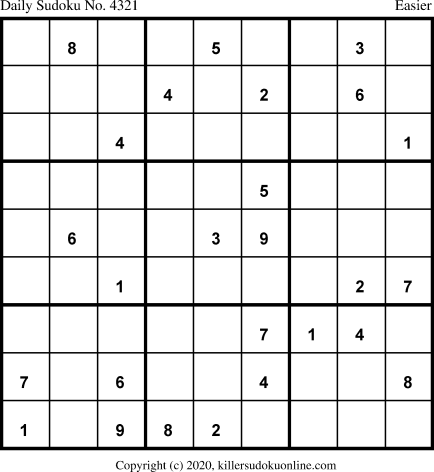
#> input picture Regular/r_1.jpg, 434 x 472 px
$ python -i cellExtractor.py   (imports and definitions only)
#> lines starting #> are read from the running program, lines starting #| are printed output that depends on the picture; after the words box and inside, x2 and y2 are one past the last pixel; in counts of white or black regions, pixels touching at a corner belong together
#> further down, picture is the input picture: shape (472, 434, 3); min 0, max 255, mean 228.6
#This is to extract the cells from solutions grids of regular sudoku for training.
#Tried different OCR, but none of them managed properly

import requests
from bs4 import BeautifulSoup
import os
from urllib.parse import urljoin
from datetime import datetime, timedelta
import cv2
from PIL import Image

# Get the sudoku from killersudokuonline archiges
BASE_URL = "https://www.killersudokuonline.com/archives"

# Pick some dates to get the dailies. Easier to use datetime and format
START_DATE = datetime(2020, 1, 1)
END_DATE = datetime(2020, 1, 20)

# Put the solved and unsolved versions in 2 different folders
GRID_FOLDER = "Grid_GT"
TRAINING_FOLDER = "Training-GT"


# Create the folders if they don't exist
# [2 lines not run here, left out]


# Counters for different sections (killersudoku, GreaterThansudoku and Regularsudoku
k_count = 1
gt_count = 1
r_count = 1

# [44 lines left out: functions convert_jpg_to_png, locate_images, download_image, not called in this run]


def preprocess_image(img):
    # Convert to grayscale
    gray = cv2.cvtColor(img, cv2.COLOR_BGR2GRAY)

    # Apply Gaussian Blur
    blurred = cv2.GaussianBlur(gray, (5, 5), 0)
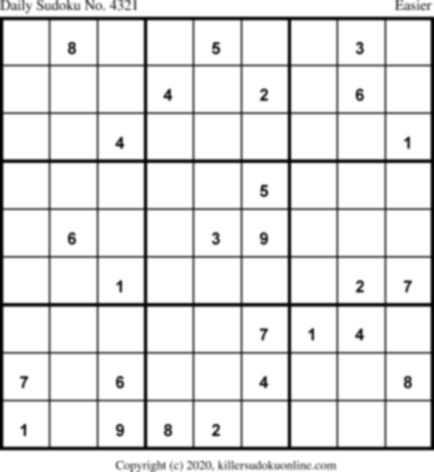
#> blurred: shape (472, 434); min 0, max 255, mean 228.6

    # Apply adaptive thresholding
    binary = cv2.adaptiveThreshold(blurred, 255, cv2.ADAPTIVE_THRESH_GAUSSIAN_C,
                                   cv2.THRESH_BINARY_INV, 11, 2)
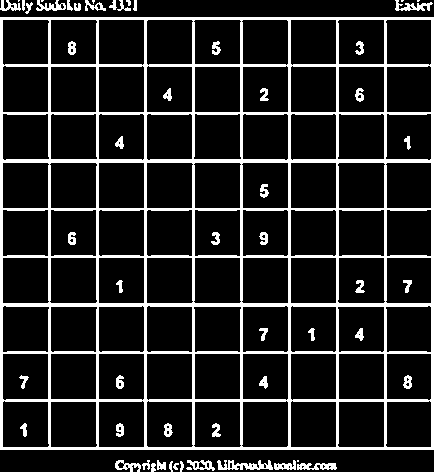
#> binary: shape (472, 434); 14.5% white; 57 white regions (7 under 20 px), largest, box (x1, y1, x2, y2) and area: (0, 17, 434, 450) 25600, (217, 460, 273, 470) 321, (395, 0, 433, 11) 202

    return binary

# [47 lines left out: functions process_sudoku_image, process_images_in_folder, not called in this run]


# [8 lines of commented-out code are left out]

current_date = START_DATE
# [7 lines not run here, left out]

>>> import cv2
>>> picture = cv2.imread('r_1.jpg')
>>> result = preprocess_image(picture)
